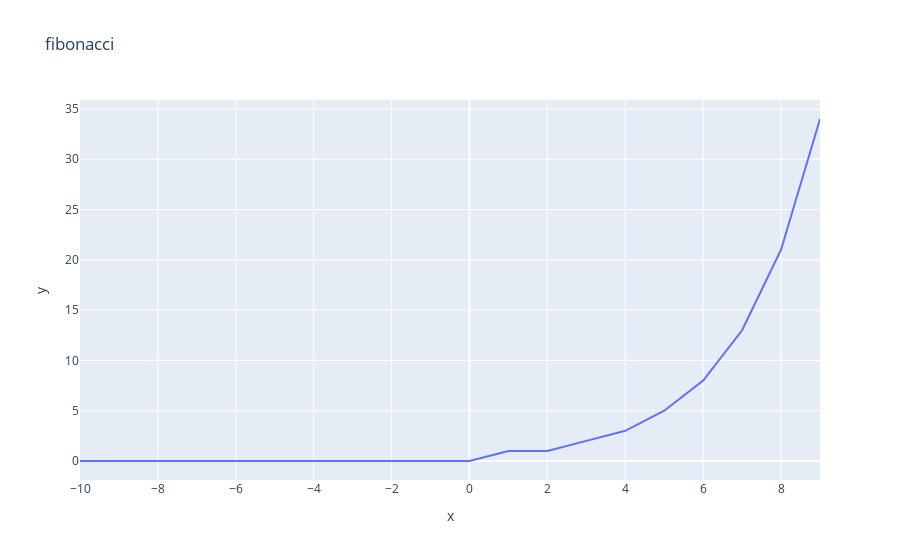

Notebook cell for this chart:
### Code cell
import plotly.express as px
import pandas as pd


import math

## polinomio ###
po = lambda i: fibonacci(i) 
## end polinomio ###

r = 10


df = pd.DataFrame(dict(
    x = [ i for i in range(-r, r)  ],
    y = [ po(i) for i in range(-r, r)  ]
))
fig = px.line(df, x="x", y="y", title="fibonacci") 
fig.show()

### Figure 1 — Plotly figure (JSON) as saved in the notebook; plotly's stock layout.template omitted (floating-point values rounded to 4 significant figures)
{"data": [{"hovertemplate": "x=%{x}<br>y=%{y}<extra></extra>", "legendgroup": "", "line": {"color": "#636efa", "dash": "solid"}, "marker": {"symbol": "circle"}, "mode": "lines", "name": "", "orientation": "v", "showlegend": false, "type": "scatter", "x": [-10, -9, -8, -7, -6, -5, -4, -3, -2, -1, 0, 1, 2, 3, 4, 5, 6, 7, 8, 9], "xaxis": "x", "y": [0, 0, 0, 0, 0, 0, 0, 0, 0, 0, 0, 1, 1, 2, 3, 5, 8, 13, 21, 34], "yaxis": "y"}], "layout": {"autosize": true, "legend": {"tracegroupgap": 0}, "title": {"text": "fibonacci"}, "xaxis": {"anchor": "y", "autorange": true, "domain": [0, 1], "range": [-10, 9], "title": {"text": "x"}, "type": "linear"}, "yaxis": {"anchor": "x", "autorange": true, "domain": [0, 1], "range": [-1.889, 35.89], "title": {"text": "y"}, "type": "linear"}}}
